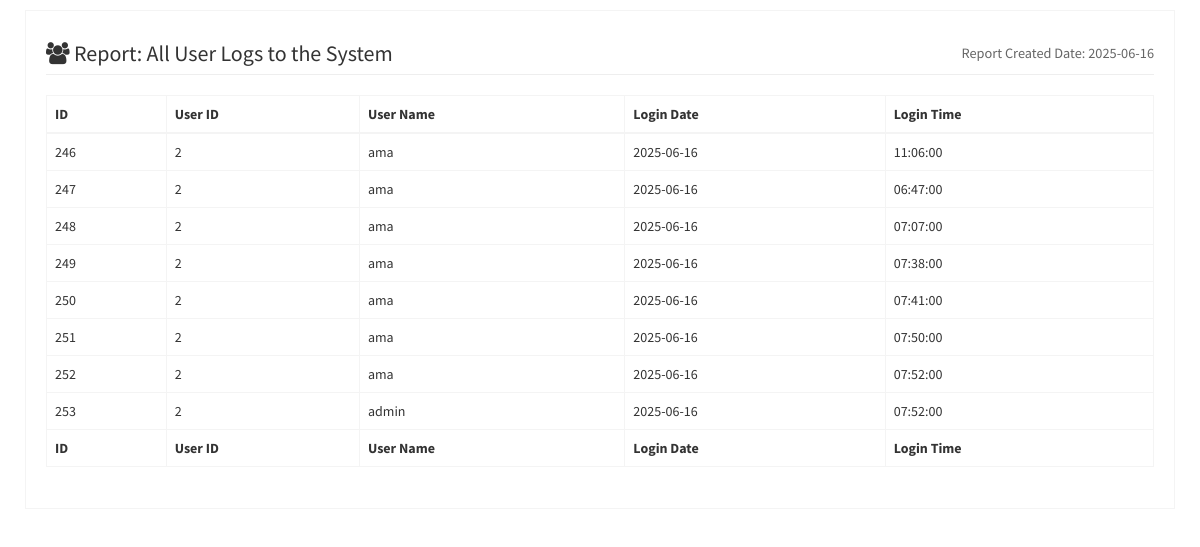
The app's page /systemsu/output/repologs.php (signed in) with its own data.
### tables this page shows
CREATE TABLE `cp_logs` (
  `id` int(11) UNSIGNED NOT NULL,
  `userid` int(11) DEFAULT NULL,
  `username` varchar(50) DEFAULT NULL,
  `logdate` date DEFAULT NULL,
  `logtime` time DEFAULT NULL
);

### systemsu/output/repologs.php (the view, shortened to what this page needs)
<?php
if(isset($_SESSION['user_id']) && isset($_SESSION['user_name'])){
include_once '../../php-includes/connect.inc.php';
    $stmt = $db->prepare("SELECT id, userid, username, logdate, logtime FROM `cp_logs` ORDER BY logdate DESC");
    $stmt->bind_result($id, $userid, $username, $logdate, $logtime);
    $stmt->execute();
?>
<!DOCTYPE html>
<html>
  <head>
    <link rel="stylesheet" href="../bootstrap/css/bootstrap.min.css">
    <link rel="stylesheet" href="https://maxcdn.bootstrapcdn.com/font-awesome/4.4.0/css/font-awesome.min.css">
    <link rel="stylesheet" href="https://code.ionicframework.com/ionicons/2.0.1/css/ionicons.min.css">
    <link rel="stylesheet" href="../dist/css/AdminLTE.min.css">
  </head>
  <body onload="window.print();">
    <div class="wrapper">
      <section class="invoice">
        <div class="row">
          <div class="col-xs-12">
            <h2 class="page-header">
              <i class="fa fa-users"></i> Report: All User Logs to the System
              <small class="pull-right">Report Created Date: <?php echo date('Y-m-d'); ?></small>
            </h2>
          </div>
        </div>
        <div class="row">
          <div class="col-xs-12 table-responsive">
            <table id="vas_table" class="table table-hover table-bordered table-responsive">
                    <thead>
                      <tr>
                        <th>ID</th>
                        <th>User ID</th>
                        <th>User Name</th>
                        <th>Login Date</th>
                        <th>Login Time</th>
                      </tr>
                    </thead>
                    <tbody>
                    <?php
                     while ($stmt->fetch()){
                    ?>
                      <tr>
                        <td><?php echo $id; ?></td>
                        <td><?php echo $userid;  ?></td>
                        <td><?php echo $username; ?></td>
                        <td><?php echo $logdate; ?></td>
                        <td><?php echo $logtime; ?></td>
                      </tr>
                   <?php
                     }
                   ?>
                   </tbody>
                     <tfoot>
                      <tr>
                        <th>ID</th>
                        <th>User ID</th>
                        <th>User Name</th>
                        <th>Login Date</th>
                        <th>Login Time</th>
                      </tr>
                    </tfoot>
                  </table>
          </div>
        </div>
        <div class="row">
          <div class="col-xs-6">
          </div>
        </div>
      </section>
    </div>
  </body>
</html>
<?php
} else {
    header('Location: ../login.php');
}
?>

### records on screen
cp_logs: id "246", userid "2", username "ama", logdate "2025-06-16", logtime "11:06:00"
cp_logs: id "247", userid "2", username "ama", logdate "2025-06-16", logtime "06:47:00"
cp_logs: id "248", userid "2", username "ama", logdate "2025-06-16", logtime "07:07:00"
cp_logs: id "249", userid "2", username "ama", logdate "2025-06-16", logtime "07:38:00"
cp_logs: id "250", userid "2", username "ama", logdate "2025-06-16", logtime "07:41:00"
cp_logs: id "251", userid "2", username "ama", logdate "2025-06-16", logtime "07:50:00"
cp_logs: id "252", userid "2", username "ama", logdate "2025-06-16", logtime "07:52:00"
cp_logs: id "253", userid "2", username "admin", logdate "2025-06-16", logtime "07:52:00"
